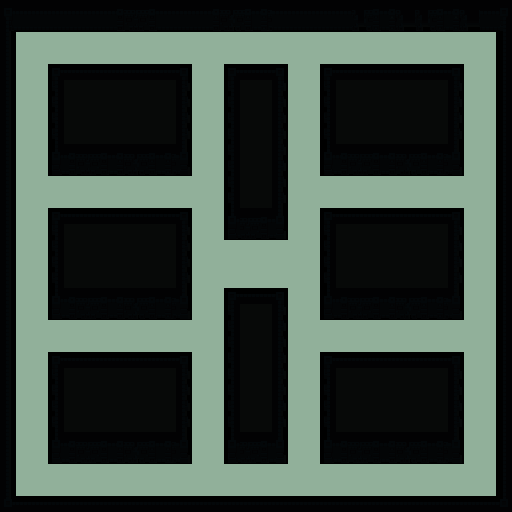

A level layout from a 2D game, rendered from its tile map. Below: a short description, then the map file with its tile-grid data intact:
An orthogonal 32x32 tile map with 16x16 px tiles, 2 tile layers (filed, collision), 2 tilesets.

<map version="1.0" orientation="orthogonal" renderorder="right-down" width="32" height="32" tilewidth="16" tileheight="16" nextobjectid="1">
 <tileset firstgid="1" name="dungeon" tilewidth="16" tileheight="16">
  <image source="images/dungeon.png" width="384" height="160" />
 </tileset>
 <tileset firstgid="241" name="collision" tilewidth="16" tileheight="16">
  <image source="images/collision.png" width="80" height="16" />
  <tile id="0">
   <properties>
    <property name="type" value="solid" />
   </properties>
  </tile>
 </tileset>
 <layer name="filed" width="32" height="32">
  <data encoding="csv">
6,7,7,7,7,7,7,193,194,195,7,7,7,196,197,198,199,7,7,7,7,7,200,201,202,203,200,201,202,203,7,8,
30,31,31,31,31,31,31,217,218,219,31,31,31,220,221,222,223,31,31,31,31,31,224,225,226,227,224,225,226,227,31,32,
54,55,55,55,55,55,55,55,55,55,55,55,55,55,55,55,55,55,55,55,55,55,55,55,55,55,55,55,55,55,55,56,
54,55,55,55,55,55,55,55,55,55,55,55,55,55,55,55,55,55,55,55,55,55,55,55,55,55,55,55,55,55,55,56,
54,55,55,9,79,79,79,79,79,79,79,10,55,55,9,79,79,10,55,55,9,79,79,79,79,79,79,79,10,55,55,56,
54,55,55,33,55,55,55,55,55,55,55,34,55,55,33,55,55,34,55,55,33,55,55,55,55,55,55,55,34,55,55,56,
54,55,55,33,55,55,55,55,55,55,55,34,55,55,33,55,55,34,55,55,33,55,55,55,55,55,55,55,34,55,55,56,
54,55,55,33,55,55,55,55,55,55,55,34,55,55,33,55,55,34,55,55,33,55,55,55,55,55,55,55,34,55,55,56,
54,55,55,33,55,55,55,55,55,55,55,34,55,55,33,55,55,34,55,55,33,55,55,55,55,55,55,55,34,55,55,56,
54,55,55,57,193,194,195,196,197,198,199,58,55,55,33,55,55,34,55,55,57,193,194,195,196,197,198,199,58,55,55,56,
54,55,55,81,217,218,219,220,221,222,223,82,55,55,33,55,55,34,55,55,81,217,218,219,220,221,222,223,82,55,55,56,
54,55,55,55,55,55,55,55,55,55,55,55,55,55,33,55,55,34,55,55,55,55,55,55,55,55,55,55,55,55,55,56,
54,55,55,55,55,55,55,55,55,55,55,55,55,55,33,55,55,34,55,55,55,55,55,55,55,55,55,55,55,55,55,56,
54,55,55,9,79,79,79,79,79,79,79,10,55,55,57,194,195,58,55,55,9,79,79,79,79,79,79,79,10,55,55,56,
54,55,55,33,55,55,55,55,55,55,55,34,55,55,81,218,219,82,55,55,33,55,55,55,55,55,55,55,34,55,55,56,
54,55,55,33,55,55,55,55,55,55,55,34,55,55,55,55,55,55,55,55,33,55,55,55,55,55,55,55,34,55,55,56,
54,55,55,33,55,55,55,55,55,55,55,34,55,55,55,55,55,55,55,55,33,55,55,55,55,55,55,55,34,55,55,56,
54,55,55,33,55,55,55,55,55,55,55,34,55,55,55,55,55,55,55,55,33,55,55,55,55,55,55,55,34,55,55,56,
54,55,55,57,193,194,195,196,197,198,199,58,55,55,9,79,79,10,55,55,57,193,194,195,196,197,198,199,58,55,55,56,
54,55,55,81,217,218,219,220,221,222,223,82,55,55,33,55,55,34,55,55,81,217,218,219,220,221,222,223,82,55,55,56,
54,55,55,55,55,55,55,55,55,55,55,55,55,55,33,55,55,34,55,55,55,55,55,55,55,55,55,55,55,55,55,56,
54,55,55,55,55,55,55,55,55,55,55,55,55,55,33,55,55,34,55,55,55,55,55,55,55,55,55,55,55,55,55,56,
54,55,55,9,79,79,79,79,79,79,79,10,55,55,33,55,55,34,55,55,9,79,79,79,79,79,79,79,10,55,55,56,
54,55,55,33,55,55,55,55,55,55,55,34,55,55,33,55,55,34,55,55,33,55,55,55,55,55,55,55,34,55,55,56,
54,55,55,33,55,55,55,55,55,55,55,34,55,55,33,55,55,34,55,55,33,55,55,55,55,55,55,55,34,55,55,56,
54,55,55,33,55,55,55,55,55,55,55,34,55,55,33,55,55,34,55,55,33,55,55,55,55,55,55,55,34,55,55,56,
54,55,55,33,55,55,55,55,55,55,55,34,55,55,33,55,55,34,55,55,33,55,55,55,55,55,55,55,34,55,55,56,
54,55,55,57,193,194,195,196,197,198,199,58,55,55,57,194,195,58,55,55,57,193,194,195,196,197,198,199,58,55,55,56,
54,55,55,81,217,218,219,220,221,222,223,82,55,55,81,218,219,82,55,55,81,217,218,219,220,221,222,223,82,55,55,56,
54,55,55,55,55,55,55,55,55,55,55,55,55,55,55,55,55,55,55,55,55,55,55,55,55,55,55,55,55,55,55,56,
54,55,55,55,55,55,55,55,55,55,55,55,55,55,55,55,55,55,55,55,55,55,55,55,55,55,55,55,55,55,55,56,
78,79,79,79,79,79,79,79,79,79,79,79,79,79,79,79,79,79,79,79,79,79,79,79,79,79,79,79,79,79,79,80
</data>
 </layer>
 <layer name="collision" width="32" height="32" opacity="0.95">
  <data encoding="csv">
241,241,241,241,241,241,241,241,241,241,241,241,241,241,241,241,241,241,241,241,241,241,241,241,241,241,241,241,241,241,241,241,
241,241,241,241,241,241,241,241,241,241,241,241,241,241,241,241,241,241,241,241,241,241,241,241,241,241,241,241,241,241,241,241,
241,0,0,0,0,0,0,0,0,0,0,0,0,0,0,0,0,0,0,0,0,0,0,0,0,0,0,0,0,0,0,241,
241,0,0,0,0,0,0,0,0,0,0,0,0,0,0,0,0,0,0,0,0,0,0,0,0,0,0,0,0,0,0,241,
241,0,0,241,241,241,241,241,241,241,241,241,0,0,241,241,241,241,0,0,241,241,241,241,241,241,241,241,241,0,0,241,
241,0,0,241,241,241,241,241,241,241,241,241,0,0,241,241,241,241,0,0,241,241,241,241,241,241,241,241,241,0,0,241,
241,0,0,241,241,241,241,241,241,241,241,241,0,0,241,241,241,241,0,0,241,241,241,241,241,241,241,241,241,0,0,241,
241,0,0,241,241,241,241,241,241,241,241,241,0,0,241,241,241,241,0,0,241,241,241,241,241,241,241,241,241,0,0,241,
241,0,0,241,241,241,241,241,241,241,241,241,0,0,241,241,241,241,0,0,241,241,241,241,241,241,241,241,241,0,0,241,
241,0,0,241,241,241,241,241,241,241,241,241,0,0,241,241,241,241,0,0,241,241,241,241,241,241,241,241,241,0,0,241,
241,0,0,241,241,241,241,241,241,241,241,241,0,0,241,241,241,241,0,0,241,241,241,241,241,241,241,241,241,0,0,241,
241,0,0,0,0,0,0,0,0,0,0,0,0,0,241,241,241,241,0,0,0,0,0,0,0,0,0,0,0,0,0,241,
241,0,0,0,0,0,0,0,0,0,0,0,0,0,241,241,241,241,0,0,0,0,0,0,0,0,0,0,0,0,0,241,
241,0,0,241,241,241,241,241,241,241,241,241,0,0,241,241,241,241,0,0,241,241,241,241,241,241,241,241,241,0,0,241,
241,0,0,241,241,241,241,241,241,241,241,241,0,0,241,241,241,241,0,0,241,241,241,241,241,241,241,241,241,0,0,241,
241,0,0,241,241,241,241,241,241,241,241,241,0,0,0,0,0,0,0,0,241,241,241,241,241,241,241,241,241,0,0,241,
241,0,0,241,241,241,241,241,241,241,241,241,0,0,0,0,0,0,0,0,241,241,241,241,241,241,241,241,241,0,0,241,
241,0,0,241,241,241,241,241,241,241,241,241,0,0,0,0,0,0,0,0,241,241,241,241,241,241,241,241,241,0,0,241,
241,0,0,241,241,241,241,241,241,241,241,241,0,0,241,241,241,241,0,0,241,241,241,241,241,241,241,241,241,0,0,241,
241,0,0,241,241,241,241,241,241,241,241,241,0,0,241,241,241,241,0,0,241,241,241,241,241,241,241,241,241,0,0,241,
241,0,0,0,0,0,0,0,0,0,0,0,0,0,241,241,241,241,0,0,0,0,0,0,0,0,0,0,0,0,0,241,
241,0,0,0,0,0,0,0,0,0,0,0,0,0,241,241,241,241,0,0,0,0,0,0,0,0,0,0,0,0,0,241,
241,0,0,241,241,241,241,241,241,241,241,241,0,0,241,241,241,241,0,0,241,241,241,241,241,241,241,241,241,0,0,241,
241,0,0,241,241,241,241,241,241,241,241,241,0,0,241,241,241,241,0,0,241,241,241,241,241,241,241,241,241,0,0,241,
241,0,0,241,241,241,241,241,241,241,241,241,0,0,241,241,241,241,0,0,241,241,241,241,241,241,241,241,241,0,0,241,
241,0,0,241,241,241,241,241,241,241,241,241,0,0,241,241,241,241,0,0,241,241,241,241,241,241,241,241,241,0,0,241,
241,0,0,241,241,241,241,241,241,241,241,241,0,0,241,241,241,241,0,0,241,241,241,241,241,241,241,241,241,0,0,241,
241,0,0,241,241,241,241,241,241,241,241,241,0,0,241,241,241,241,0,0,241,241,241,241,241,241,241,241,241,0,0,241,
241,0,0,241,241,241,241,241,241,241,241,241,0,0,241,241,241,241,0,0,241,241,241,241,241,241,241,241,241,0,0,241,
241,0,0,0,0,0,0,0,0,0,0,0,0,0,0,0,0,0,0,0,0,0,0,0,0,0,0,0,0,0,0,241,
241,0,0,0,0,0,0,0,0,0,0,0,0,0,0,0,0,0,0,0,0,0,0,0,0,0,0,0,0,0,0,241,
241,241,241,241,241,241,241,241,241,241,241,241,241,241,241,241,241,241,241,241,241,241,241,241,241,241,241,241,241,241,241,241
</data>
 </layer>
</map>
